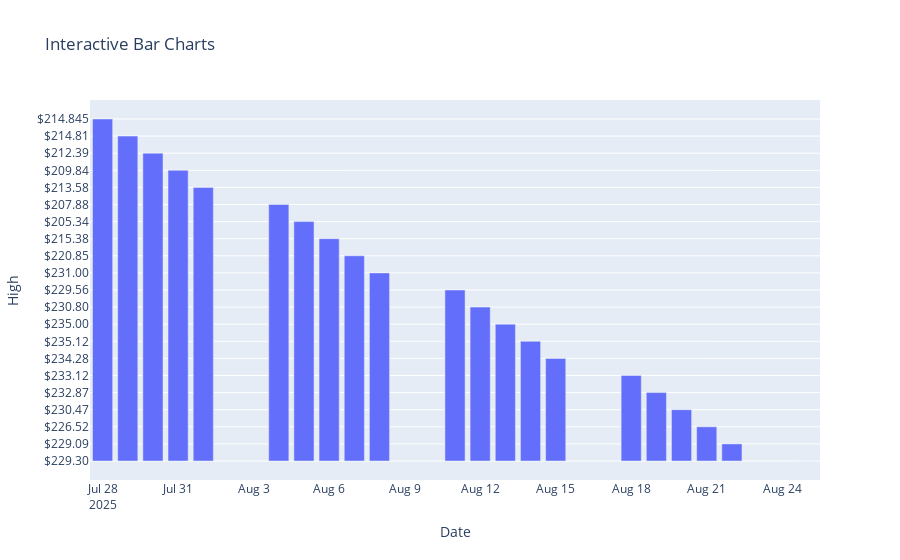

The code cell stored with this chart in its notebook:
### Code cell
import plotly.express as px
fig=px.bar(df, x='Date',y='High',title='Interactive Bar Charts')
fig.show()

### Figure 1 — Plotly figure (JSON) as saved in the notebook; plotly's stock layout.template omitted (floating-point values rounded to 4 significant figures)
{"data": [{"alignmentgroup": "True", "hovertemplate": "Date=%{x}<br>High=%{y}<extra></extra>", "legendgroup": "", "marker": {"color": "#636efa", "pattern": {"shape": ""}}, "name": "", "offsetgroup": "", "orientation": "v", "showlegend": false, "textposition": "auto", "type": "bar", "x": ["2025-08-25T00:00:00", "2025-08-22T00:00:00", "2025-08-21T00:00:00", "2025-08-20T00:00:00", "2025-08-19T00:00:00", "2025-08-18T00:00:00", "2025-08-15T00:00:00", "2025-08-14T00:00:00", "2025-08-13T00:00:00", "2025-08-12T00:00:00", "2025-08-11T00:00:00", "2025-08-08T00:00:00", "2025-08-07T00:00:00", "2025-08-06T00:00:00", "2025-08-05T00:00:00", "2025-08-04T00:00:00", "2025-08-01T00:00:00", "2025-07-31T00:00:00", "2025-07-30T00:00:00", "2025-07-29T00:00:00", "2025-07-28T00:00:00"], "xaxis": "x", "y": ["$229.30", "$229.09", "$226.52", "$230.47", "$232.87", "$233.12", "$234.28", "$235.12", "$235.00", "$230.80", "$229.56", "$231.00", "$220.85", "$215.38", "$205.34", "$207.88", "$213.58", "$209.84", "$212.39", "$214.81", "$214.845"], "yaxis": "y"}], "layout": {"barmode": "relative", "legend": {"tracegroupgap": 0}, "title": {"text": "Interactive Bar Charts"}, "xaxis": {"anchor": "y", "domain": [0, 1], "title": {"text": "Date"}}, "yaxis": {"anchor": "x", "domain": [0, 1], "title": {"text": "High"}}}}
